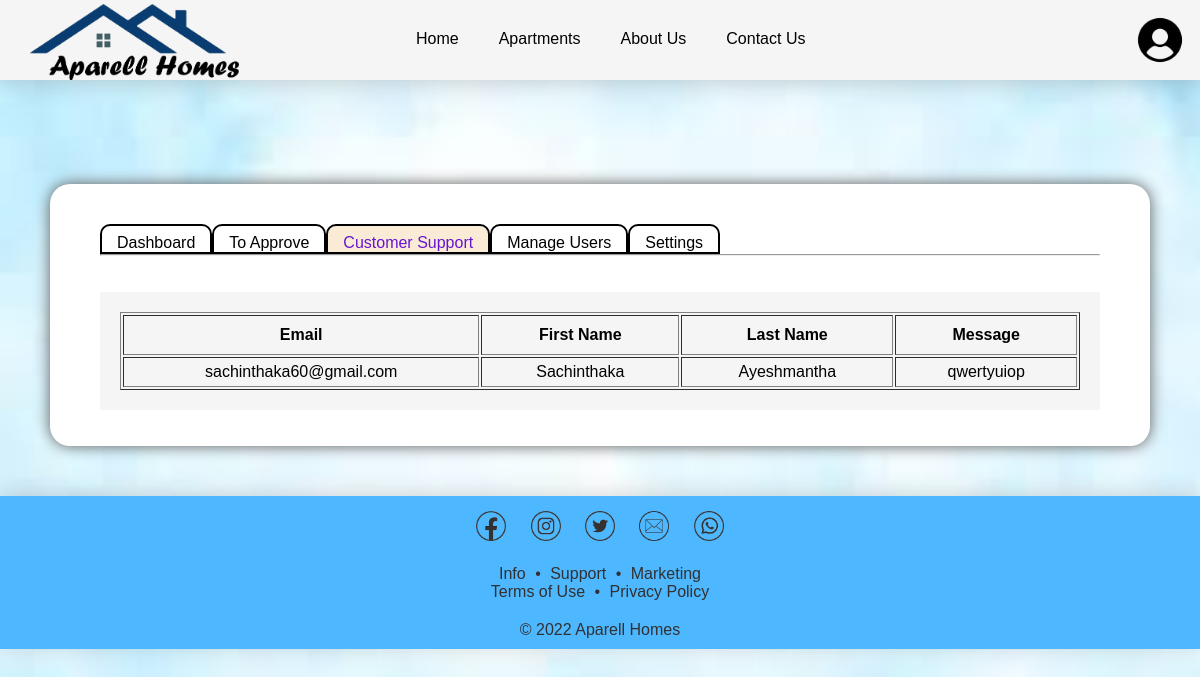
/messages.php (signed in), run on the app's committed database.
### tables this page shows
CREATE TABLE `contactus` (
  `email` varchar(250) NOT NULL,
  `firstName` varchar(150) NOT NULL,
  `lastName` varchar(150) NOT NULL,
  `message` varchar(500) NOT NULL,
  `id` int(11) NOT NULL
);

### checkAccTypeStaff.php (called while the page is built, shortened)
<?php
if(isset($_SESSION['LoginStat'])){
    if($_SESSION['LoginStat'] == true){
        if($_SESSION['SellerSignedIn'] == true){
            echo "<script>
                    alert('Please login as a seller!');
                    window.location.replace('sellerDash.php');
                </script>";
        }
        elseif($_SESSION['BuyerSignedIn'] == true){
            echo "<script>
                    alert('Please login as a buyer!');
                    window.location.replace('buyerDash.php');
                </script>";
        }
        elseif($_SESSION['StaffSignedIn'] != true){
            echo "<script>
                    alert('Please login to proceed!');
                    window.location.replace('loginHTML.php');
                </script>";
        }
        else{
            $dp = $_SESSION['profile'];
        }
    }
    else{
        echo "<script>
                        alert('Please login to proceed!');
                        window.location.replace('loginHTML.php');
                    </script>";
    }
}
else{
    echo "<script>
                    alert('Please login to proceed!');
                    window.location.replace('loginHTML.php');
                </script>";
}
?>

### messages.php (the view, shortened to what this page needs)
<?php
    include_once 'config.php';
?>
<?php
require "checkAccTypeStaff.php";
?>
<!DOCTYPE html>
<html>
    <head>
        <link rel="stylesheet" href="style/dashStyle.css" id="stylesheet">
    </head>
    <body>
        <nav>
            <a href="index.php"><img src="images/Logo(light).png" id="logo" alt="logo"></a>
            <ul>
                <li><a href="index.php"><font class="hov">Home</font></a></li>
                <li><a href="searchApartment.php"><font class="hov">Apartments</font></a></li>
                <li><a href="aboutus.html"><font class="hov">About Us</font></a></li>
                <li><a href="contactUs.php" ><font class="hov">Contact Us</font></a></li>
            </ul>
            <div id="profile">
                <img src="<?php echo $dp ?>" height="50px" alt="profile" style="border-radius:50%";>
            </div>
        </nav>
<br><br><br>
        <section>
            <nav>
                <ul>
                    <li><a href="staffDash.php" class="hover">Dashboard</a></li>
                    <li><a href="toApprove.php" class="hover">To Approve</a></li>
                    <li><a href="messages.php" class="hover activeNav">Customer Support</a></li>
                    <li><a href="manageUsers.php" class="hover">Manage Users</a></li>
                    <li><a href="staffsettings.php" class="hover">Settings</a></li>
                </ul>
            </nav>
            <hr>
            <br><br>
            <center>
                <div id="Buyers" class="tbldiv">
                    <table class="Tbl" border=1>
                        <tr>
                            <th>Email</th>
                            <th>First Name</th>
                            <th>Last Name</th>
                            <th>Message</th>
                        </tr>
                        <?php
                            $sql1 = "SELECT * FROM contactus";
                            $result1 = $conn->query($sql1);
                            if($result1->num_rows>0){
                                while($row1 = $result1->fetch_assoc()){
                                    $email = $row1['email'];
                                    $fname = $row1['firstName'];
                                    $lname = $row1['lastName'];
                                    $msg = $row1['message'];
                                    echo"<tr>
                                            <td>$email</td>
                                            <td>$fname</td>
                                            <td>$lname</td>
                                            <td>$msg</td>
                                         </tr>";
                                }
                            }
                            else{
                                echo"<script>document.getElementById('buyAccNull').style.display = 'table-row';</script>";
                            }
                        ?>
                    </table>
                </div>
            <br><br>
        </section>
        <footer>
            <center>
                <div id="icons">
                    <a href="https://www.facebook.com/profile.php?id=100086685492601" target="_blank"><img src="images/facebook.png" width="30px"></a>
                    <a href="https://www.instagram.com/aparellhomes/" target="_blank"><img src="images/instagram.png" width="30px"></a>
                    <a href="https://twitter.com/AparellHomes" target="_blank"><img src="images/twitter.png" width="30px"></a>
                    <a href="mailto: aparellhomes@gmail.com"><img src="images/mail.png" width="30px"></a>
                    <a href="https://wa.me/0740276949" target="_blank"><img src="images/whatsapp.png" width="30px"></a>
                </div>
                <div id="links">
                    <a href="aboutus.html">Info</a> &#x2022 <a href="contactUs.php">Support</a> &#x2022 <a href="contactUs.php">Marketing</a><br>
                    <a href="terms.html">Terms of Use</a> &#x2022 <a href="privacy.html">Privacy Policy</a>
                </div>
                <div id="cpyryt">
                    &#x00A9 2022 Aparell Homes
                </div>
            </center>
        </footer>
    </body>
</html>

### style/dashStyle.css (style rules this page uses)
body { margin:0px; font-family: "Poppins", sans-serif; background-image: url("../images/dashBg.jpeg"); background-repeat: no-repeat; background-size: cover; }
nav { position:sticky; top:0; background-color:whitesmoke; height: 80px; box-shadow: 0px 3px 20px 1px #84818154; z-index: 1; }
#logo { height:80px; margin-left: 30px; display: inline-block; }
ul { list-style-type: none; margin:0px; padding: 0px; overflow:hidden; display: inline-block; position: absolute; left: 33%; }
li { float:left; }
li a { font-family:Verdana, Geneva, Tahoma, sans-serif; text-decoration: none; display:block; font-size:medium; color:black; padding: 30px 20px; }
.hov { border-bottom: 0px solid black; width: 100%; }
#profile { margin: 15px; float: right; display: block; }
hr { width: 90%; }
section { border: 0; margin: 50px; background: white; border-radius: 20px; box-shadow: 0 0 15px 0px #5c5c5c; }
section nav { box-shadow: none; height: 50px; background: transparent; position: relative; z-index: 0; padding-top: 20px; }
section ul { left: initial; margin-left: 50px; }
section hr { margin-top: 0px; background: black; width: initial; margin: 0 50px; }
section li a { padding: 8px 15px 0px 15px; margin-top: 20px; border: 2px solid black; border-top-left-radius: 10px; border-top-right-radius: 10px; }
.hover { background:white; }
.activeNav { color: #6614d2; background: antiquewhite; }
.tbldiv { background:whitesmoke; margin: 0px 50px; padding:20px; overflow: overlay; }
table { width:100%; text-align:center; }
th,td { padding: 5px 20px; }
th { padding: 10px; }
footer { background-color: #4db8ff; width: 100%; color: #323031; box-shadow: 0 -2px 20px 0px #8080804d; }
footer div { padding: 10px 0px; }
#icons img { margin: 5px 10px 0px 10px; }
#links a { padding: 0px 5px; text-decoration: none; color: inherit; }
#cpyryt { font-weight: 400; }

### data on the page
contactus: email "sachinthaka60@gmail.com", firstName "Sachinthaka", lastName "Ayeshmantha", message "qwertyuiop"
